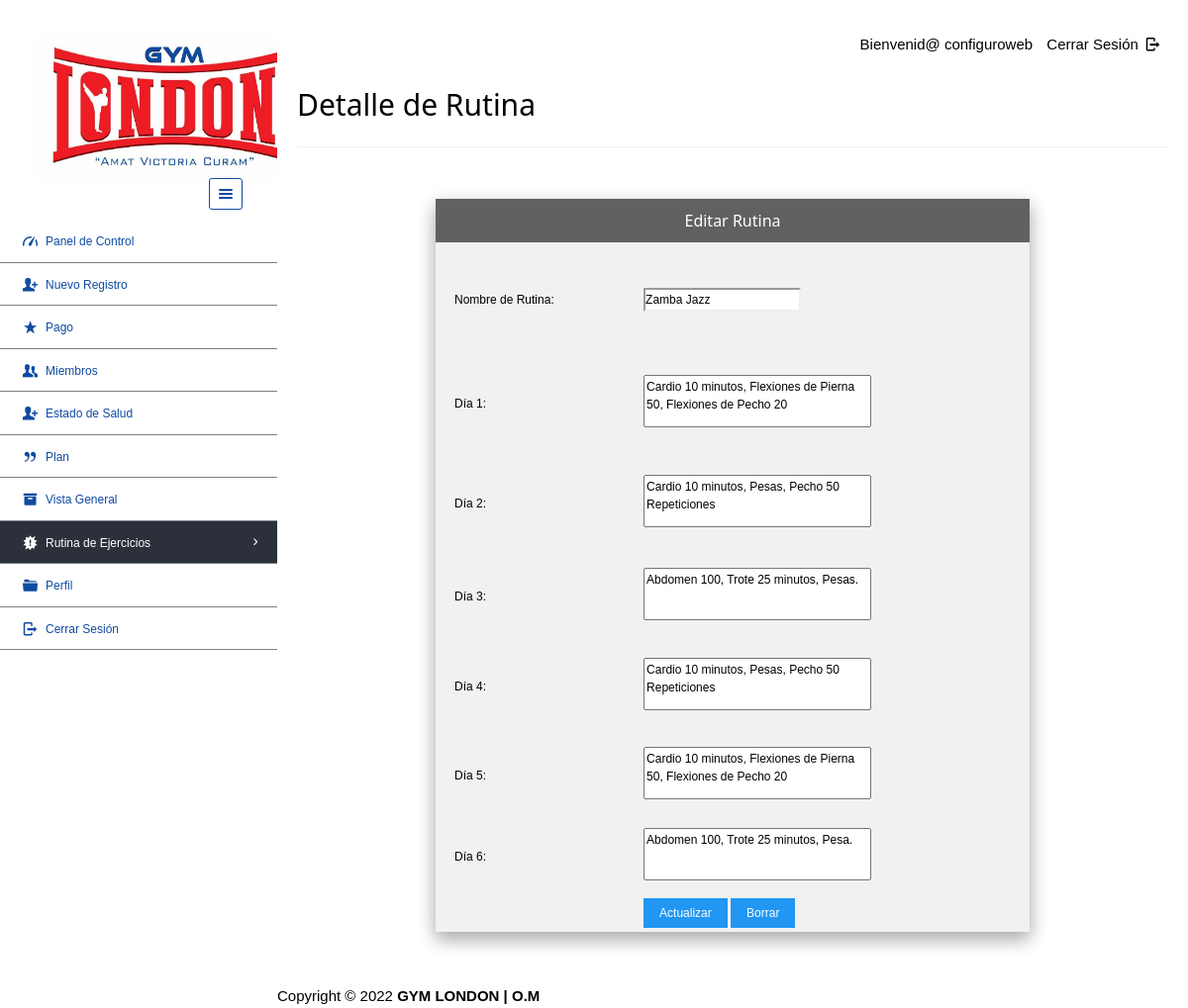
/dashboard/admin/editdetailroutine.php?id=1 (signed in), run on the app's committed database.
### tables this page shows
CREATE TABLE `timetable` (
  `tid` int(12) NOT NULL,
  `tname` varchar(45) DEFAULT NULL,
  `day1` varchar(200) DEFAULT NULL,
  `day2` varchar(200) DEFAULT NULL,
  `day3` varchar(200) DEFAULT NULL,
  `day4` varchar(200) DEFAULT NULL,
  `day5` varchar(200) DEFAULT NULL,
  `day6` varchar(200) DEFAULT NULL
);

### dashboard/admin/editdetailroutine.php (the view, shortened to what this page needs)
<?php
require '../../include/db_conn.php';
?>
<!DOCTYPE html>
<html lang="en">
<head>
    <link rel="stylesheet" href="../../css/style.css"  id="style-resource-5">
    <link rel="stylesheet" href="../../css/dashMain.css">
    <link rel="stylesheet" type="text/css" href="../../css/entypo.css">
	<link href="a1style.css" rel="stylesheet" type="text/css">
</head>
     <body class="page-body  page-fade" onload="collapseSidebar()">
    	<div class="page-container sidebar-collapsed" id="navbarcollapse">
		<div class="sidebar-menu">
			<header class="logo-env">
			<div class="logo">
				<a href="main.php">
					<img src="../../images/logo.png" alt="" width="192" height="80" />
				</a>
			</div>
					<div class="sidebar-collapse" onclick="collapseSidebar()">
				<a href="#" class="sidebar-collapse-icon with-animation">
					<i class="entypo-menu"></i>
				</a>
			</div>
			</header>
    		<?php include('nav.php'); ?>
    	</div>
    		<div class="main-content">
				<div class="row">
					<div class="col-md-6 col-sm-8 clearfix">
					</div>
					<div class="col-md-6 col-sm-4 clearfix hidden-xs">
						<ul class="list-inline links-list pull-right">
							<li>Bienvenid@ <?php echo $_SESSION['full_name']; ?>
							</li>
							<li>
								<a href="logout.php">
									Cerrar Sesión <i class="entypo-logout right"></i>
								</a>
							</li>
						</ul>
					</div>
				</div>
				<h2>Detalle de Rutina</h2>
				<hr/>
		<?php
		$id=$_GET['id'];
		$sql="Select * from timetable t Where t.tid=$id";
		$res=mysqli_query($con, $sql);
					 if($res){
						      	$row=mysqli_fetch_array($res,MYSQLI_ASSOC);
						      }
		?>
			<div class="a1-container a1-small a1-padding-32" style="margin-top:2px; margin-bottom:2px;">
        <div class="a1-card-8 a1-light-gray" style="width:600px; margin:0 auto;">
		<div class="a1-container a1-dark-gray a1-center">
        	<h6>Editar Rutina</h6>
        </div>
       <form id="form1" name="form1" method="post" class="a1-container" action="updateroutine.php">
		<table width="619" height="673" border="0" align="center">
			<tr>
				<td><input type="hidden" name='tid' value='<?php echo $id?>'></td>
			</tr>
  <tr>
  	<td width='186' height='103'>Nombre de Rutina:</td>
    <td height="87" colspan="2"><input type="text" name='routinename' value='<?php echo $row['tname'] ?>'></td>
    </tr>
  <tr>
    <td width="186" height="103">Día 1:</td>
    <td width="417"><textarea style="resize:none; margin: 0px; width: 230px; height: 53px;" name="day1" id="boxxe" ><?php echo $row['day1'] ?></textarea></td>
  </tr>
  <tr>
    <td height="96">Día 2:</td>
    <td><textarea style="resize:none; margin: 0px; width: 230px; height: 53px;" name="day2" id="boxxe" ><?php echo $row['day2'] ?></textarea></td>
  </tr>
  <tr>
    <td height="87">Día 3:</td>
    <td><textarea style="resize:none; margin: 0px; width: 230px; height: 53px;"  name="day3" id="boxxe" ><?php echo $row['day3'] ?></textarea></td>
  </tr>
  <tr>
    <td height="92">Día 4:</td>
    <td><textarea style="resize:none; margin: 0px; width: 230px; height: 53px;"  name="day4" id="boxxe" ><?php echo $row['day4'] ?></textarea></td>
  </tr>
  <tr>
    <td height="84">Día 5:</td>
    <td><textarea style="resize:none; margin: 0px; width: 230px; height: 53px;"  name="day5" id="boxxe" ><?php echo $row['day5'] ?></textarea></td>
  </tr>
  <tr>
    <td height="75">Día 6:</td>
    <td><textarea style="resize:none; margin: 0px; width: 230px; height: 53px;"  name="day6" id="boxxe" ><?php echo $row['day6'] ?></textarea></td>
  </tr>
  <tr>
               <td height="35">&nbsp;</td>
               <td height="35">
			  <input class="a1-btn a1-blue" type="submit" name="submit" id="submit" value="Actualizar">
                 <input class="a1-btn a1-blue" type="reset" name="reset" id="reset" value="Borrar"></td>
             </tr>
        </table>
    </form></div>
    </div>
    	</div>
    </body>
	<?php include('footer.php'); ?>
</html>

### css/style.css (style rules this page uses)
html { font-size: 62.5%; font-family: sans-serif; }
div { display: block; }
body { font-family: "Noto Sans", sans-serif, "Helvetica Neue", Helvetica, Arial, sans-serif; font-size: 12px; line-height: 1.428571429; display: block; margin: 0; }
*, *:before, *:after { box-sizing: border-box; }
a { text-decoration: none; background: transparent; }
img { vertical-align: middle; }
img { border: 0; }
.logo img { width: 320px; height: 200px; }
input, button, select, textarea { font-family: inherit; font-size: inherit; line-height: inherit; }
button, input { line-height: normal; }
button, input, select, textarea { font-family: inherit; font-size: 100%; margin: 0; }
input:not([type]), input[type="email" i], input[type="number" i], input[type="password" i], input[type="tel" i], input[type="url" i], input[type="text" i] { padding: 1px 0px; }
input { background-color: white; cursor: text; padding: 1px; border-width: 2px; border-style: inset; border-color: initial; border-image: initial; }
input, textarea, select, button { text-rendering: auto; color: initial; letter-spacing: normal; word-spacing: normal; text-transform: none; text-indent: 0px; text-shadow: none; display: inline-block; text-align: start; margin: 0em; font: 400 13.3333px Arial; }
button, html input[type="button"], input[type="reset"], input[type="submit"] { cursor: pointer; }
a { color: #373e4a; text-decoration: none; }
a { background: transparent; }
a { color: #373e4a; }
.page-container { position: relative; padding-left: 280px; }
.page-container .sidebar-menu { position: absolute; width: 280px; top: 0; left: 0; bottom: 0; background: #ffffff; background: -webkit-linear-gradient(to right, #ffffff, #ffffff, #ffffff); background: linear-gradient(to right, #ffffff, #ffffff, #ffffff); color: #aaabae; z-index: 1; min-height: 796px; box-sizing: border-box; }
.page-container .sidebar-menu .logo-env { width: 100%; padding: 35px; padding-bottom: 10px; box-sizing: border-box; }
.page-container .sidebar-menu .logo-env:before, .page-container .sidebar-menu .logo-env:after { content: " "; display: table; }
.page-container .sidebar-menu .logo-env > div { display: block; vertical-align: middle; white-space: nowrap; float: left; }
.page-container .sidebar-menu .logo-env > div > a { display: inline-block; color: #aaabae; }
.page-container .sidebar-menu .logo-env > div.sidebar-collapse, .page-container .sidebar-menu .logo-env > div.sidebar-mobile-menu { position: relative; float: right; }
.page-container .sidebar-menu .logo-env > div.sidebar-collapse a, .page-container .sidebar-menu .logo-env > div.sidebar-mobile-menu a { display: inline-block; border: 1px solid #0F4BA2; text-align: center; padding: 0; line-height: 1; font-size: 20px; font-weight: 300; padding: 5px 2px; background-clip: padding-box; border-radius: 3px; transition: all 200ms ease-in-out; }
.page-container .sidebar-menu .logo-env > div > a { display: inline-block; color: #0F4BA2; }
.page-container .sidebar-menu .logo-env .logo img { width: 280px; height: 150px; }
.page-container .sidebar-menu .logo-env:after { clear: both; }
ul, ol { margin-top: 0; margin-bottom: 8.5px; }
ul, menu, dir { display: block; list-style-type: disc; }
li { display: list-item; }
i, cite, em, var, address, dfn { font-style: italic; }

### css/entypo.css (style rules this page uses)
[class^="entypo-"]:before, [class*=" entypo-"]:before { font-family: "entypo"; font-style: normal; font-weight: normal; speak: none; display: inline-block; text-decoration: inherit; width: 1em; margin-right: .2em; text-align: center; font-variant: normal; text-transform: none; line-height: 1em; margin-left: .2em; }
.entypo-menu:before { content: '\e811'; }
.entypo-logout:before { content: '\e85d'; }

### data on the page
timetable: routinename "Zamba Jazz", day1 "Cardio 10 minutos, Flexiones de Pierna 50, Flexiones de Pecho 20", day2 "Cardio 10 minutos, Pesas, Pecho 50 Repeticiones", day3 "Abdomen 100, Trote 25 minutos, Pesas.", day4 "Cardio 10 minutos, Pesas, Pecho 50 Repeticiones", day5 "Cardio 10 minutos, Flexiones de Pierna 50, Flexiones de Pecho 20", day6 "Abdomen 100, Trote 25 minutos, Pesa."

### other printed values
$_SESSION['full_name'] "configuroweb"
